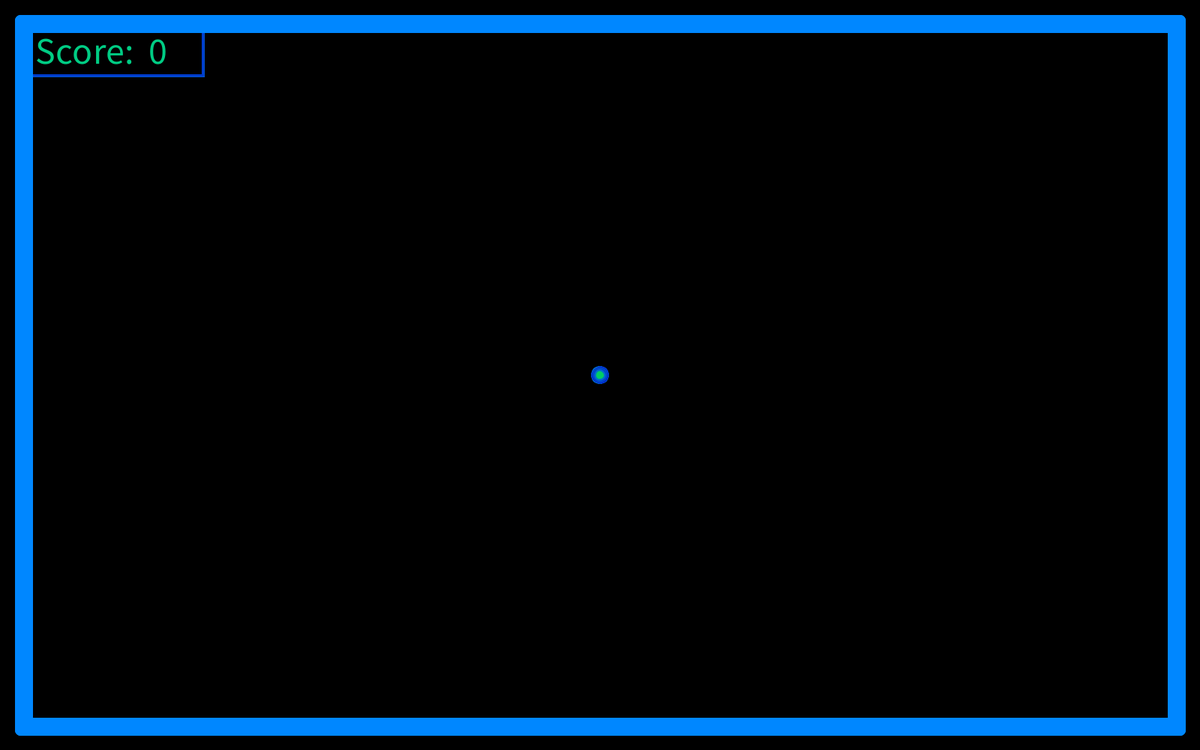
Frame 1 (no input)
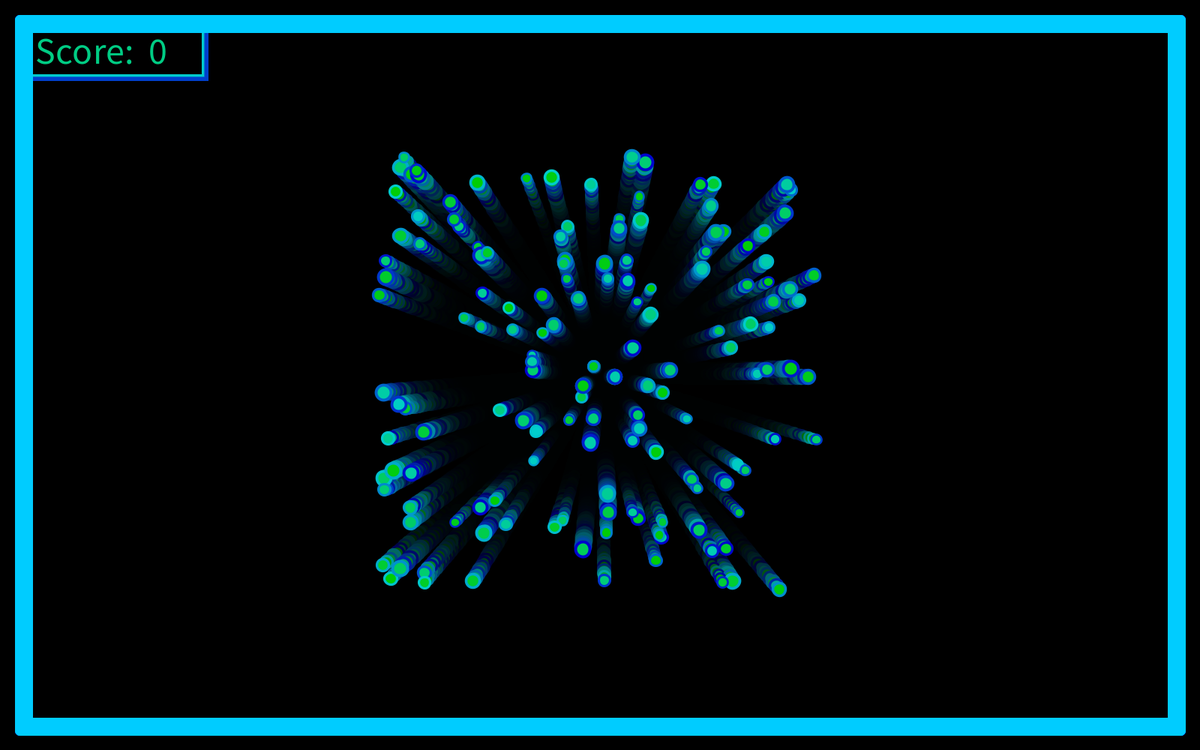
Frame 60 (the mouse pressed at the canvas centre just before this capture)
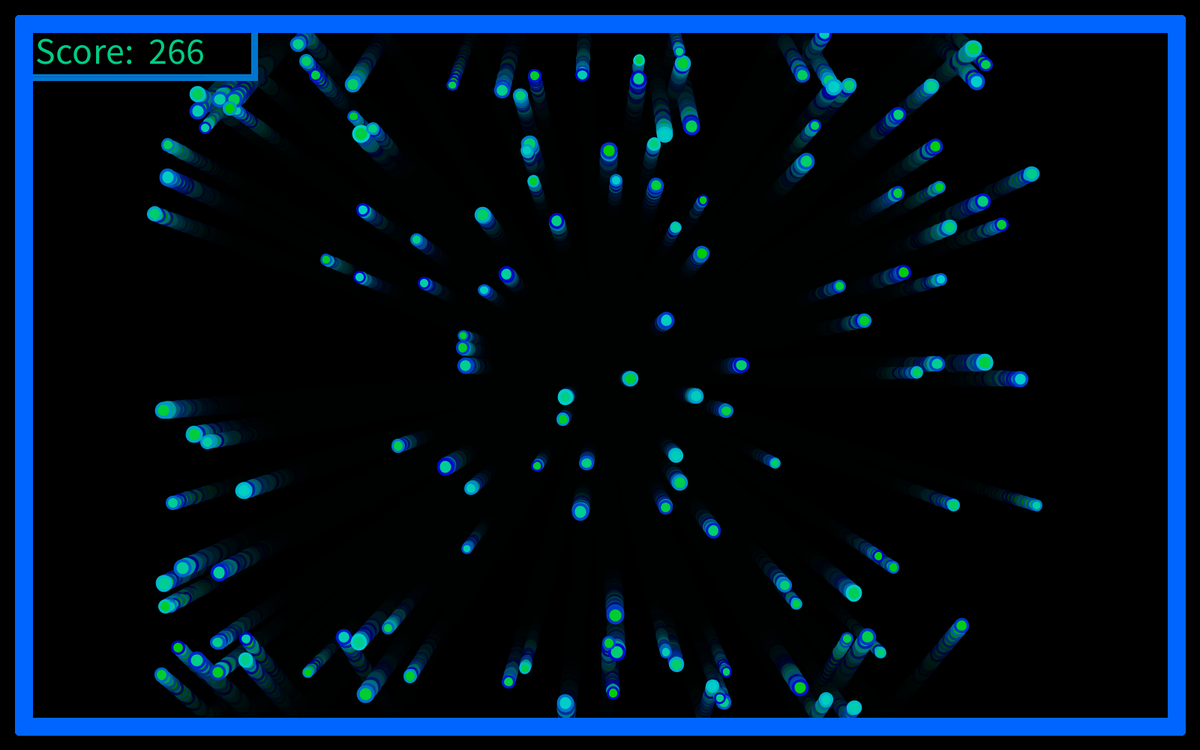
Frame 120 (the mouse held since frame 60 and released just before this capture)

The Processing sketch that drew these frames (run headless with seeded random() and noise(); from frame 60 on, the mouse is pressed at the canvas centre):

// Processing sketch: First_Game_3
// ── First_Game_3.pde
// Setup
int Framerate = 60; 
int numberOfBalls = 150;
int border = 15;
int borderOffset = 20;
int hitBox = 4;
boolean fullBorder = true;
int Dis = 0; //Only applicable if fullBorder = false

// Ball Control Board
int ballDiam = 20;
int ballSpeed = 5;
int trail = 50;
float sWeight = 0.1;

// Colour Control Board
int fillBrightness = 75;
int strokeBrightness = 0;

boolean fillRainbow = false;
boolean strokeRainbow = false;
boolean borderRainbow = false;
Boolean textRainbow = false;

int z = 1;
int B = z;
int rRed = 255;
int rGreen = 0;
int rBlue = 0;

int rf1 = 0;    
int gf1 = 255;    
int bf1 = 0;
int rf2 = 0;    
int gf2 = 255;    
int bf2 = 255;

int rs1 = 0;    
int gs1 = 0;    
int bs1 = 255;
int rs2 = 0;    
int gs2 = 255;    
int bs2 = 255;

float scoreR = random(rf1, rf2);
float scoreG = random(gf1, gf2);
float scoreB = random(bf1, bf2);

float gOverR = random(rs1, rs2);
float gOverG = random(gs1, gs2);
float gOverB = random(bs1, bs2);

// Unchangeable 
int H = hitBox;
int T = trail;

int nBalls = numberOfBalls;

int sB = strokeBrightness;
int fB = fillBrightness;

int [] r;
int [] g;
int [] b;

float [] x;
float [] y;
float [] xDelta;
float [] yDelta;
float [] ballDiameter;

int nBallsRemaining = nBalls;
int points = 0;

//------------------------------------------------------------------------------------

void setup() {

  size(1600, 1000); 
  frameRate(Framerate);
  background(0);

  x = new float[nBalls];
  y = new float[nBalls];
  xDelta = new float[nBalls];
  yDelta = new float[nBalls];
  ballDiameter = new float[nBalls];

  r = new int[nBalls];
  g = new int[nBalls];
  b = new int[nBalls];

  for (int i = 0; i < nBalls; i = i + 1) {
    ballDiameter[i] = random((ballDiam * 0.6), ballDiam);
    x[i] = width/2; //random( (11 + (ballDiameter[i]/2)), width - (11 + (ballDiameter[i]/2)));
    y[i] = height/2; //random( (11 + (ballDiameter[i]/2)), height - (11 + (ballDiameter[i]/2)));
    xDelta[i] = random(-ballSpeed, ballSpeed); 
    yDelta[i] = random(-ballSpeed, ballSpeed);

    r[i] = rRed;
    g[i] = rGreen;
    b[i] = rBlue;
  }
}

//------------------------------------------------------------------------------------

void draw() {

  for (int i = 0; i < nBalls; i = i + 1) {

    if ((r[i] >= 255 - B && r[i] <= 255) && (g[i] >= 0 && g[i] <= 255) && (b[i] >= 0 && b[i] <= B)) {
      g[i] = g[i] + z;
    }  
    if ((r[i] >= 0 && r[i] <= 255) && (g[i] >= 255 - B && g[i] <= 255 + B) && (b[i] >= 0 && b[i] <= B)) { 
      r[i] = r[i] - z;
    } 
    if ((r[i] >= 0 - B && r[i] <= B) && (g[i] >= 255 - B && g[i] <= 255 + B) && (b[i] >= 0 && b[i] <= 255)) {
      b[i] = b[i] + z;
    } 
    if ((r[i] >= 0 - B && r[i] <= B) && (g[i] >= 0 && g[i] <= 255 + B) && (b[i] >= 255 - B && b[i] <= 255 + B)) {
      g[i] = g[i] - z;
    } 
    if ((r[i] >= 0 - B && r[i] <= 255) && (g[i] >= 0 - B && g[i] <= B) && (b[i] >= 255 - B && b[i] <= 255 + B)) {
      r[i] = r[i] + z;
    } 
    if ((r[i] >= 255 - B && r[i] <= 255 + B) && (g[i] >= 0 && g[i] <= B) && (b[i] >= 1 && b[i] <= 255 + B)) {
      b[i] = b[i] - z;
    }

    //------------------------------------------------------------------------------------

    fill(0);
    rect((borderOffset + border + Dis), (borderOffset + border + Dis), (borderOffset + border + Dis + 200), (borderOffset + border + Dis + 30));
    if(points > 10 && points < 100) { 
    rect((borderOffset + border + Dis), (borderOffset + border + Dis), (borderOffset + border + Dis + 233), (borderOffset + border + Dis + 30));
    }
    if(points > 100 && points < 1000) { 
    rect((borderOffset + border + Dis), (borderOffset + border + Dis), (borderOffset + border + Dis + 266), (borderOffset + border + Dis + 30));
    }
    if(points > 1000 && points < 10000) { 
    rect((borderOffset + border + Dis), (borderOffset + border + Dis), (borderOffset + border + Dis + 299), (borderOffset + border + Dis + 30));
    }
    if(points > 10000 && points < 100000) { 
    rect((borderOffset + border + Dis), (borderOffset + border + Dis), (borderOffset + border + Dis + 332), (borderOffset + border + Dis + 30));
    }
    if(points > 100000 && points < 1000000) { 
    rect((borderOffset + border + Dis), (borderOffset + border + Dis), (borderOffset + border + Dis + 365), (borderOffset + border + Dis + 30));
    }
    
    fill(0);
    if(nBallsRemaining == 0) {
    rect(width/2 - 210, height/2 - 75, 450, 90);
    }
    
    //------------------------------------------------------------------------------------

    if (borderRainbow) {
      stroke(r[i] - fB, g[i] - fB, b[i] - fB );
    } else {
      stroke(random(rf1, rf2), random(gf1, gf2), random(bf1, bf2));
    }

    textSize(50); 
    if (textRainbow) {
      fill(r[i] - fB, g[i] - fB, b[i] - fB );
    } else {
      fill(scoreR, scoreG, scoreB);
    }

    if (!fullBorder) {
      text("Score:  " + points, (borderOffset + border + 12 + Dis), (borderOffset + border + 50 + Dis));
    } else {
      text("Score:  " + points, (borderOffset + border + 12), (borderOffset + border + 50));
    }
    if (nBallsRemaining == 0) {
      if (textRainbow) {
        fill(r[i] - fB, g[i] - fB, b[i] - fB );
      } else {
        fill(gOverR, gOverG, gOverB);
      }

      textSize(80);
      text("Game Over", width/2 - 200, height/2);
    }

    //------------------------------------------------------------------------------------

    if (fillRainbow) {
      fill(r[i] - fB, g[i] - fB, b[i] - fB );
    } else {    
      fill(random(rf1, rf2), random(gf1, gf2), random(bf1, bf2));
    }

    if (strokeRainbow) {
      stroke(r[i] - sB, g[i] - sB, b[i] - sB);
    } else {
      stroke(random(rs1, rs2), random(gs1, gs2), random(bs1, bs2));
    }

    //------------------------------------------------------------------------------------

    strokeWeight(ballDiameter[i] * 0.2 );    
    ellipse(x[i], y[i], ballDiameter[i], ballDiameter[i]);
    x[i] = x[i] + xDelta[i];
    y[i] = y[i] + yDelta[i];

    //------------------------------------------------------------------------------------

    if (x[i] > width - (borderOffset + border + H + Dis + (((ballDiameter[i]) + (ballDiameter[i] * sWeight))/2)) || x[i] < (borderOffset + border + H + Dis + (((ballDiameter[i]) + (ballDiameter[i] * sWeight))/2))) {
      xDelta[i] = -xDelta[i];
    }
    if (y[i] > height - (borderOffset + border + H + Dis + (((ballDiameter[i]) + (ballDiameter[i] * sWeight))/2)) || y[i] < (borderOffset + border + H + Dis + (((ballDiameter[i]) + (ballDiameter[i] * sWeight))/2))) {
      yDelta[i] = -yDelta[i];
    }
  }


  strokeWeight(border);
  fill(0, 0, 0, trail);

  if (!fullBorder) {
    rect((borderOffset + border + Dis), (borderOffset + border + Dis), width-(2*(borderOffset + border + Dis)), height-(2*(borderOffset + border + Dis)));
  } else {
    rect((borderOffset + border + 1), (borderOffset + border + 1), width-(2*(borderOffset + border + 1)), height-(2*(borderOffset + border + 1)));
  }

  line((borderOffset + border/2), (borderOffset + border/2), (borderOffset + border/2), height-(borderOffset + border/2)); 
  line(width-(borderOffset + border/2), height-(borderOffset + border/2), (borderOffset + border/2), height-(borderOffset + border/2)); 
  line((borderOffset + border/2), (borderOffset + border/2), width-(borderOffset + border/2), (borderOffset + border/2)); 
  line(width-(borderOffset + border/2), (borderOffset + border/2), width-(borderOffset + border/2), height-(borderOffset + border/2));
}

//------------------------------------------------------------------------------------

void mousePressed() {
  for (int i = 0; i < nBalls; i += 1) {
    float dist = sqrt((x[i] - mouseX) * (x[i] - mouseX) + (y[i] - mouseY) * (y[i] - mouseY));
    if (dist <= ballDiameter[i] + (ballDiameter[i]*0.2)) {
      x[i] = -100;
      y[i] = -100;

      int speedBonus = abs(int(xDelta[i] + xDelta[i]));
      int timeBonus = int(nBalls * 1000.0/millis() * 3);
      int sizeBonus = int(1/ballDiameter[i] * 10);
      points = points + speedBonus + timeBonus + sizeBonus;
      nBallsRemaining--;
      break;
    }
  }
}
